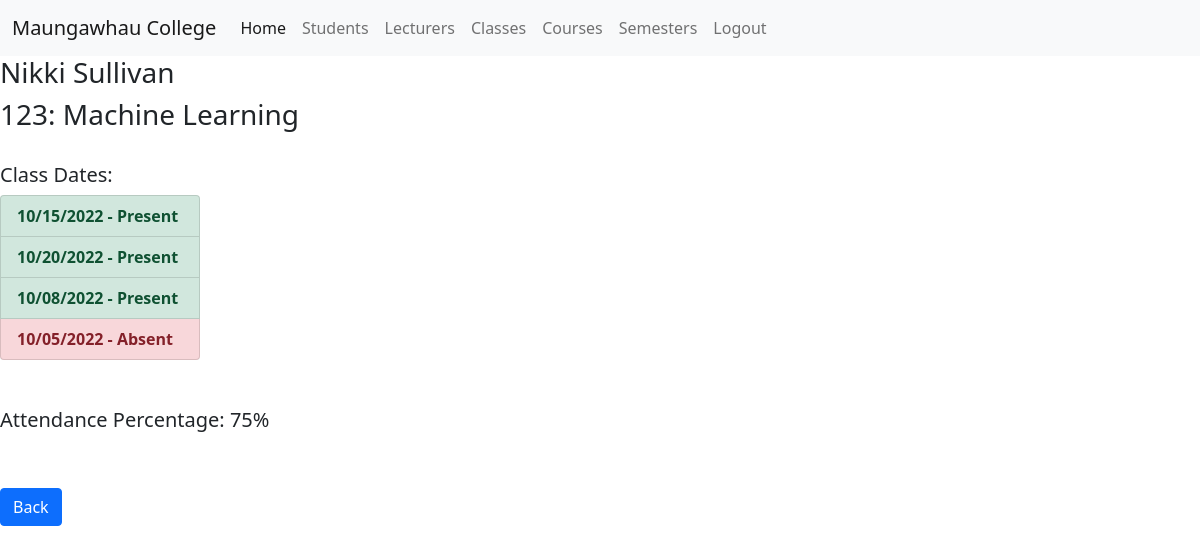
The page /student/14/14 (signed in) on the database its author committed.
### attendance/models.py (models this page shows, shortened)
class Student(models.Model):
    student_id = models.AutoField(validators=[MinValueValidator(1000000), MaxValueValidator(20000000)],
                                  primary_key=True)
    dob = models.DateField(blank=True, null=True)
    user = models.OneToOneField(User, on_delete=models.CASCADE)
    def __str__(self):
        return self.user.first_name + " " + self.user.last_name

class Class(models.Model):
    number = models.CharField(max_length=6)
    course = models.ForeignKey(Course, on_delete=models.CASCADE)
    semester = models.ForeignKey(Semester, on_delete=models.CASCADE)
    lecturer = models.ForeignKey(Lecturer, on_delete=models.SET_NULL, blank=True, null=True)
    students = models.ManyToManyField(Student, blank=True, null=True, related_name="enrolled_student")
    def __str__(self):
        return self.number +": "+self.course.__str__()

class Course(models.Model):
    code = models.CharField(max_length=9)
    name = models.CharField(max_length=50)
    def __str__(self):
        return self.name

class CollegeDay(models.Model):
    collegedate = models.DateField()
    collegeclass = models.ForeignKey(Class, on_delete=models.CASCADE)
    students = models.ManyToManyField(Student,blank=True, null=True, related_name="collegeday_student")
    def __str__(self):
        return self.collegedate.strftime('%m/%d/%Y')

### attendance/views.py (the view)
# urls.py: path('student/<int:student_id>/<int:class_id>', studentClassDetail, name="student-class-detail"),
def studentClassDetail(request, student_id, class_id):
    student = get_object_or_404(Student, student_id=student_id)
    selected_class = Class.objects.get(id=class_id)
    total_collegedays = CollegeDay.objects.filter(collegeclass_id=class_id)
    attended_collegedays = CollegeDay.objects.filter(collegeclass_id=class_id, students=student_id)
    attendance_result = attended_collegedays.count() / total_collegedays.count()
    attendance_percentage = int(round(attendance_result * 100))
    return render(request, "student/student-class-detail.html", {
        "student": student,
        "selected_class": selected_class,
        "attended_classes": total_collegedays,
        "percentage": attendance_percentage
    })

### attendance/templates/student/student-class-detail.html (shortened to what this page needs)
{% extends 'base.html' %}
{% block content %}
    {% if user.is_authenticated and user.is_superuser %}
        <h3>{{ student }}</h3>
        <h3>{{ selected_class }} </h3>
        <br>
        <h5>Class Dates:</h5>
        <ul class="list-group" style="width: 200px; font-weight: bold">
            {% for collegeday in selected_class.collegeday_set.all %}
                {% if collegeday %}
                    {% if student not in collegeday.students.all %}
                        <li class="list-group-item list-group-item-danger">
                            {{ collegeday }} - Absent
                        </li>
                    {% else %}
                        <li class="list-group-item list-group-item-success">
                            {{ collegeday }} - Present
                        </li>
                    {% endif %}
                {% else %}
                    No Dates
                {% endif %}
            {% endfor %}
        </ul>
        <br>
        <br>
        <h5>Attendance Percentage: {{ percentage }}%</h5>
        <br>
        <br>
        <a href="{% url 'student-detail' student.student_id %}" class="btn btn-primary">Back</a>
    {% else %}
        <H1>YOU DONT HAVE ACCESS</H1>
    {% endif %}
{% endblock %}

### rows shown on the page
Student: user.last_name "Nikki Sullivan"
Class: number+course "123: Machine Learning"
CollegeDay: collegedate "10/15/2022"
CollegeDay: collegedate "10/20/2022"
CollegeDay: collegedate "10/08/2022"
CollegeDay: collegedate "10/05/2022"

### other values the page prints
{{ percentage }} "75"
